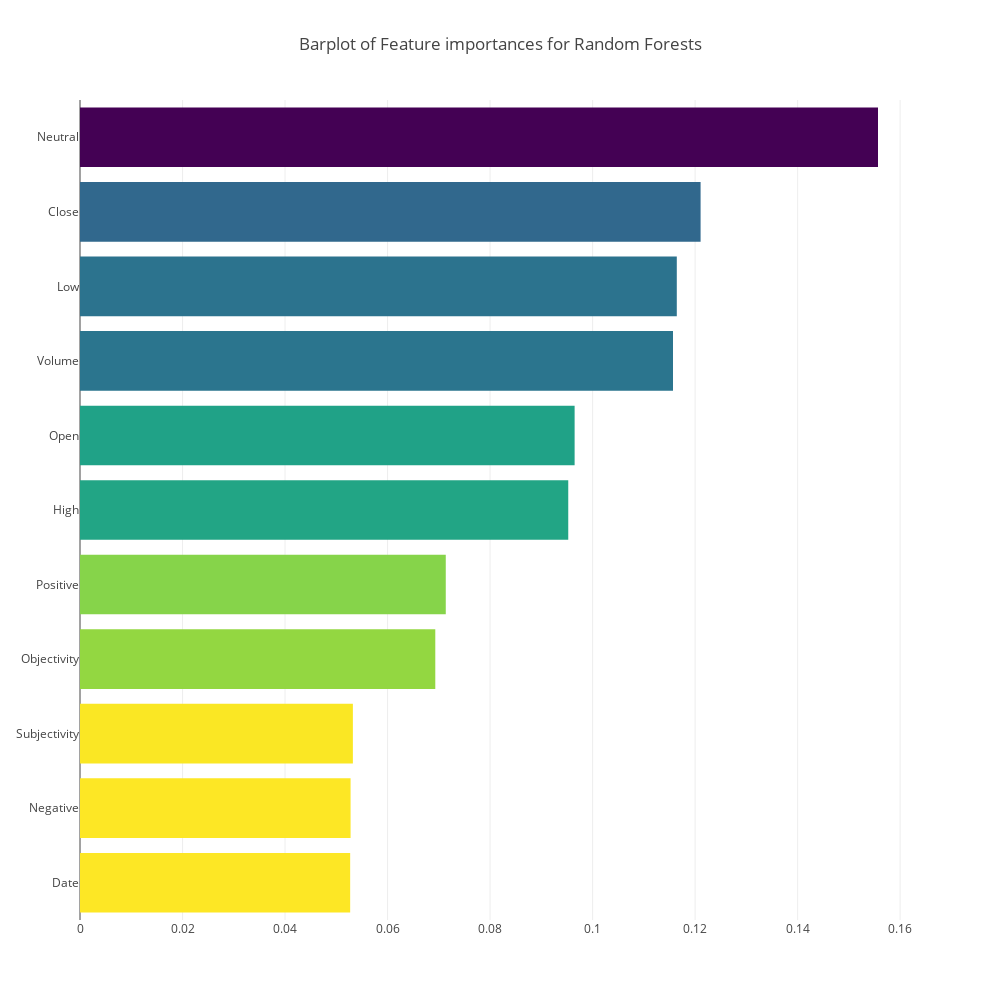

The cell this chart's notebook holds for it:
### Markdown cell above
#### Below is the feature importance graph for Random Forests.

#### This is just to see the sample important features for Random Forests. We are not going to use Random Forests for further tuning our model.

### Code cell
x, y = (list(x) for x in zip(*sorted(zip(model_rf.feature_importances_, features), 
                                                            reverse = False)))
trace2 = go.Bar(
    x=x ,
    y=y,
    marker=dict(
        color=x,
        colorscale = 'Viridis',
        reversescale = True
    ),
    name='Feature importance for Random Forests',
    orientation='h',
)

layout = dict(
    title='Barplot of Feature importances for Random Forests',
     width = 1000, height = 1000,
    yaxis=dict(
        showgrid=False,
        showline=False,
        showticklabels=True,
#         domain=[0, 0.85],
    ))

fig1 = go.Figure(data=[trace2])
fig1['layout'].update(layout)
py.iplot(fig1, filename='plots')

### Figure 1 — Plotly figure (JSON) as saved in the notebook; plotly's stock layout.template omitted (floating-point values rounded to 4 significant figures)
{"data": [{"marker": {"color": [0.05271, 0.05279, 0.05324, 0.06931, 0.07136, 0.09525, 0.09649, 0.1157, 0.1164, 0.1211, 0.1557], "colorscale": "Viridis", "reversescale": true}, "name": "Feature importance for Random Forests", "orientation": "h", "type": "bar", "uid": "38dec4e2-51a2-4495-88df-4e0f392f09e8", "x": [0.05271, 0.05279, 0.05324, 0.06931, 0.07136, 0.09525, 0.09649, 0.1157, 0.1164, 0.1211, 0.1557], "y": ["Date", "Negative", "Subjectivity", "Objectivity", "Positive", "High", "Open", "Volume", "Low", "Close", "Neutral"]}], "layout": {"height": 1000, "title": "Barplot of Feature importances for Random Forests", "width": 1000, "yaxis": {"showgrid": false, "showline": false, "showticklabels": true}}}
